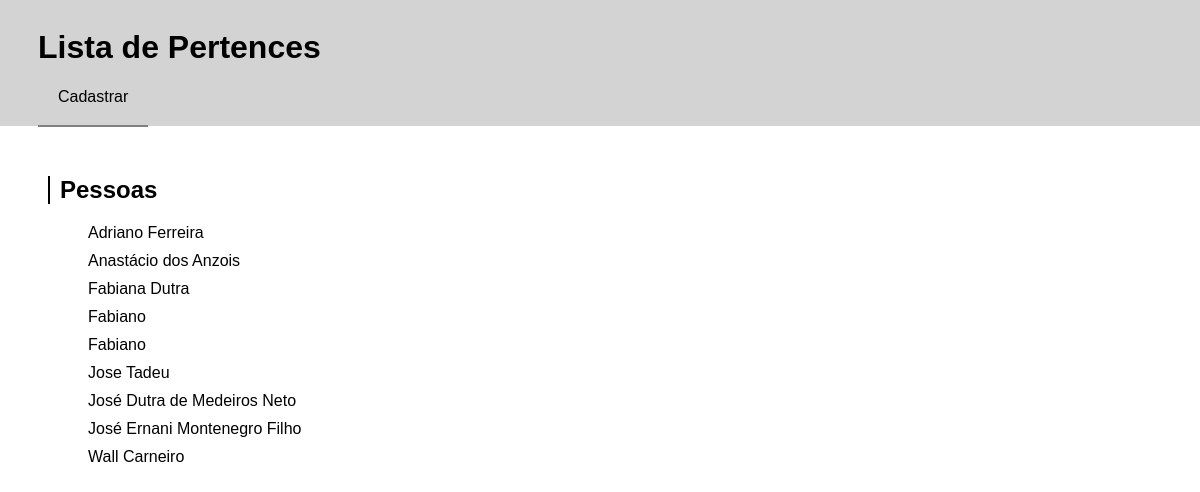
The page / on the database its author committed.
### crud_app/models.py (models this page shows, shortened)
class Pessoa(models.Model):
    nome_pessoa = models.CharField(max_length=45)
    endereco = models.CharField(max_length=100)
    cpf = models.CharField(max_length=15)

### crud_app/views.py (the view)
# urls.py: url(r'^$', views.listagem, name='listagem'),
def listagem(request):
    pessoa = Pessoa.objects.all().order_by('nome_pessoa')
    return render(request, 'crud_app/listagem.html', {'pessoa': pessoa})

### crud_app/templates/crud_app/listagem.html
{% extends 'crud_app/base.html' %}
{% block conteudo %}
    <h2 class="titulo">Pessoas</h2>
    <div class="lista_pessoas">
        <ol>
            {% for p in pessoa %}
                <ul><a href={% url 'detalhes' pk=p.pk %}>{{ p.nome_pessoa }}</a></ul>
            {% endfor %}
        </ol>
    </div>
{% endblock %}

### crud_app/templates/crud_app/base.html (shortened to what this page needs)
{% load staticfiles %}
<!DOCTYPE html>
<html lang="pt-br">
<head>
    <link rel="stylesheet" href="{% static 'css/crud_app.css' %}">
</head>
<body>
    <header>
        <a href='{% url 'listagem' %}' class="inicio"><h1>Lista de Pertences</h1></a>
        <a href='{% url 'cadastrarPessoa' %}'class="cadastrar">Cadastrar</a>
    </header>
    <div class="conteudo">
        {% block conteudo %}
        {% endblock conteudo%}
    </div>
</body>
</html>

### crud_app/static/css/crud_app.css (style rules this page uses)
html { position: relative; min-height: 100%; }
body { font-family: sans-serif; }
a { text-decoration:none; color: black; }
header { display: block; margin: -10px -8px 0px -10px; padding: 10px 0px 20px 40px; background-color: lightgray; }
a.inicio { transition-delay: .1s; transition-duration: .3s; transition-timing-function: ease-out; }
a.cadastrar { border-bottom: 2px solid gray; padding: 20px 20px; }
div.conteudo { height: 100%; padding-top: 30px; padding-left: 40px; padding-bottom: 0; margin-bottom: 60px; }
div.lista_pessoas ol { padding-left: 20px; }
div.lista_pessoas ul { padding-left: 0px; padding-bottom: 10px; transition-delay: .2s; transition-duration: .5s; transition-timing-function: ease-out; }
h2.titulo { border-left: 2px solid black; padding-left: 10px; animation-duration: 2s; animation-name: borda_desliza; }
div.informacoes, .dados_pessoais , .informacoes_pertences, .lista_pessoas { margin-bottom: 0px; padding-left: 20px; animation-duration: 1s; animation-name: entra_opacidade; }

### rows shown on the page
Pessoa: nome_pessoa "Adriano Ferreira"
Pessoa: nome_pessoa "Anastácio dos Anzois"
Pessoa: nome_pessoa "Fabiana Dutra"
Pessoa: nome_pessoa "Fabiano"
Pessoa: nome_pessoa "Fabiano"
Pessoa: nome_pessoa "Jose Tadeu"
Pessoa: nome_pessoa "José Dutra de Medeiros Neto"
Pessoa: nome_pessoa "José Ernani Montenegro Filho"
Pessoa: nome_pessoa "Wall Carneiro"
